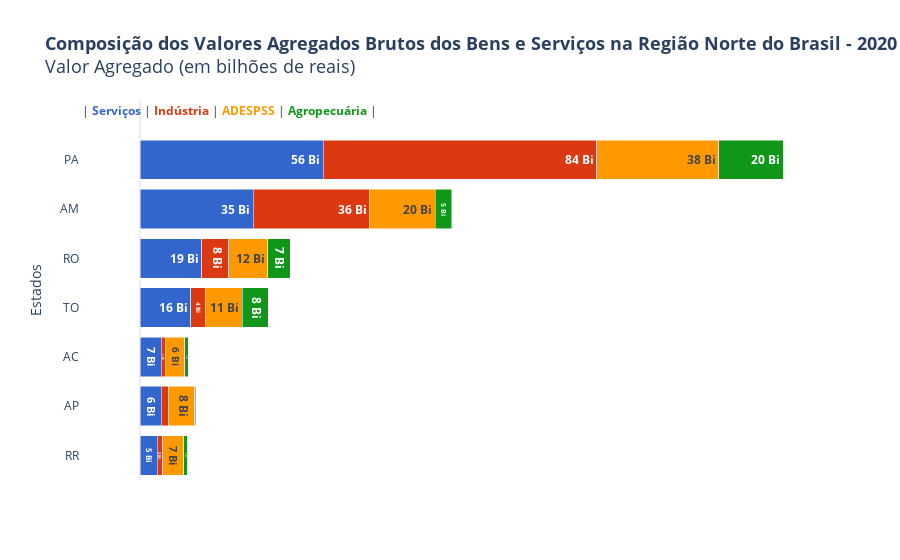

The notebook cell this image was saved under:
### Code cell
# Define the colors for the plot
cores = px.colors.qualitative.G10
nomes = ["Serviços", "Indústria", "ADESPSS", "Agropecuária"]

# Create the stacked bar plot
fig = go.Figure()

for i, col in enumerate(["va_servicos", "va_industria", "va_adespss", "va_agropecuaria"]):
    fig.add_trace(go.Bar(
        y=pib_norte_2020["sigla_uf"],
        x=pib_norte_2020[col],
        name=nomes[i],
        orientation='h',
        marker_color=cores[i],
        text=(pib_norte_2020[col] / 1e9).apply(lambda x: f"{x:.0f} Bi".replace(".",",")),
        textposition="inside",
        texttemplate="<b>%{text}",
        hovertemplate="<b>%{y}<br>R$ %{text}"
    ))

fig.update_layout(
    title="<b>Composição dos Valores Agregados Brutos dos Bens e Serviços na Região Norte do Brasil - 2020</b><br>Valor Agregado (em bilhões de reais)",
    title_font=dict(size=18),
    xaxis_title="",
    yaxis_title="Estados",
    legend=dict(
        title="Setor",
        title_font=dict(size=12),
        font=dict(size=10),
    ),
    showlegend=False,
    barmode='stack',
    template="plotly_white",
)
fig.update_xaxes(showticklabels=False, showgrid=False)
fig.update_yaxes(tickfont=dict(size=12))

text_annotations = '| '
for i in range(len(nomes)):
    text_annotations = text_annotations + '<b><span style="color:' + cores[i] + '">' + nomes[i] + '</span></b> | ' 

fig.update_traces(customdata=['color:' + color for color in px.colors.qualitative.G10])
fig.add_annotation(
    x=28e9,
    y=7,
    text=text_annotations,
    showarrow=False
)

fig.show()

### Figure 1 — Plotly figure (JSON) as saved in the notebook; plotly's stock layout.template omitted (floating-point values rounded to 4 significant figures)
{"data": [{"customdata": ["color:#3366CC", "color:#DC3912", "color:#FF9900", "color:#109618", "color:#990099", "color:#0099C6", "color:#DD4477", "color:#66AA00", "color:#B82E2E", "color:#316395"], "hovertemplate": "<b>%{y}<br>R$ %{text}", "marker": {"color": "#3366CC"}, "name": "Serviços", "orientation": "h", "text": ["5 Bi", "6 Bi", "7 Bi", "16 Bi", "19 Bi", "35 Bi", "56 Bi"], "textposition": "inside", "texttemplate": "<b>%{text}", "type": "bar", "x": [5278754961, 6481918486, 6590543336, 15659235395, 19060688172, 34795836262, 56395092425], "y": ["RR", "AP", "AC", "TO", "RO", "AM", "PA"]}, {"customdata": ["color:#3366CC", "color:#DC3912", "color:#FF9900", "color:#109618", "color:#990099", "color:#0099C6", "color:#DD4477", "color:#66AA00", "color:#B82E2E", "color:#316395"], "hovertemplate": "<b>%{y}<br>R$ %{text}", "marker": {"color": "#DC3912"}, "name": "Indústria", "orientation": "h", "text": ["2 Bi", "2 Bi", "1 Bi", "4 Bi", "8 Bi", "36 Bi", "84 Bi"], "textposition": "inside", "texttemplate": "<b>%{text}", "type": "bar", "x": [1706511471, 2134852286, 1191345379, 4408431382, 8285675423, 35839810630, 84173852308], "y": ["RR", "AP", "AC", "TO", "RO", "AM", "PA"]}, {"customdata": ["color:#3366CC", "color:#DC3912", "color:#FF9900", "color:#109618", "color:#990099", "color:#0099C6", "color:#DD4477", "color:#66AA00", "color:#B82E2E", "color:#316395"], "hovertemplate": "<b>%{y}<br>R$ %{text}", "marker": {"color": "#FF9900"}, "name": "ADESPSS", "orientation": "h", "text": ["7 Bi", "8 Bi", "6 Bi", "11 Bi", "12 Bi", "20 Bi", "38 Bi"], "textposition": "inside", "texttemplate": "<b>%{text}", "type": "bar", "x": [6538065265, 8255441052, 6031050521, 11408069014, 12000339417, 20210620577, 37614037902], "y": ["RR", "AP", "AC", "TO", "RO", "AM", "PA"]}, {"customdata": ["color:#3366CC", "color:#DC3912", "color:#FF9900", "color:#109618", "color:#990099", "color:#0099C6", "color:#DD4477", "color:#66AA00", "color:#B82E2E", "color:#316395"], "hovertemplate": "<b>%{y}<br>R$ %{text}", "marker": {"color": "#109618"}, "name": "Agropecuária", "orientation": "h", "text": ["1 Bi", "0 Bi", "1 Bi", "8 Bi", "7 Bi", "5 Bi", "20 Bi"], "textposition": "inside", "texttemplate": "<b>%{text}", "type": "bar", "x": [1000907462, 339906135, 983531817, 8033173625, 6891411669, 5114449144, 19730656823], "y": ["RR", "AP", "AC", "TO", "RO", "AM", "PA"]}], "layout": {"annotations": [{"showarrow": false, "text": "| <b><span style=\"color:#3366CC\">Serviços</span></b> | <b><span style=\"color:#DC3912\">Indústria</span></b> | <b><span style=\"color:#FF9900\">ADESPSS</span></b> | <b><span style=\"color:#109618\">Agropecuária</span></b> | ", "x": 28000000000, "y": 7}], "barmode": "stack", "legend": {"font": {"size": 10}, "title": {"font": {"size": 12}, "text": "Setor"}}, "showlegend": false, "title": {"font": {"size": 18}, "text": "<b>Composição dos Valores Agregados Brutos dos Bens e Serviços na Região Norte do Brasil - 2020</b><br>Valor Agregado (em bilhões de reais)"}, "xaxis": {"showgrid": false, "showticklabels": false, "title": {"text": ""}}, "yaxis": {"tickfont": {"size": 12}, "title": {"text": "Estados"}}}}
